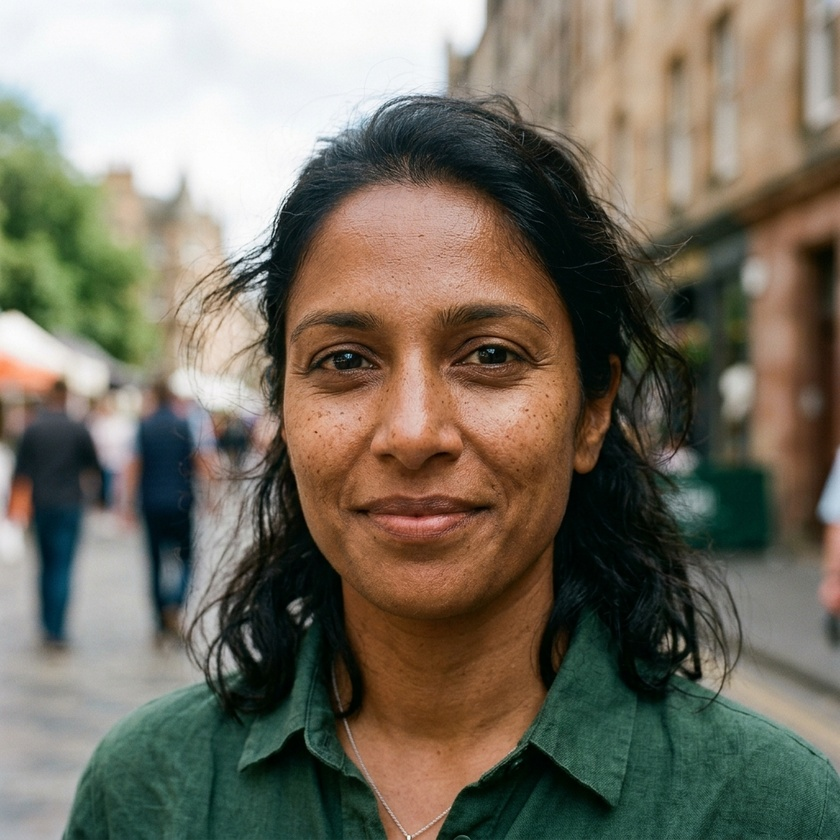
#> input picture assets/test_authentic.jpg, 840 x 840 px, shrunk from 1024 x 1024 before the run; its folder holds only this picture in this run
$ python -i ela_forensics.py   (imports and definitions only)
#> lines starting #> are read from the running program, lines starting #| are printed output that depends on the picture
"""
Error Level Analysis (ELA) & Compression Residual Forensics Module
Identifies double compression artifacts, splicing edges, and sensor noise inconsistencies.
"""

from typing import Dict, Any, Tuple
import io
import numpy as np
import cv2
from PIL import Image, ImageChops, ImageEnhance

class ELAForensicAnalyzer:
    """
    Examines compression disparities between the face region and surrounding background.
    Detects re-saving anomalies, splicing artifacts, and local quality inconsistencies.
    """

    def __init__(self, quality: int = 90, scale: float = 12.0):
        self.quality = quality
        self.scale = scale

    def compute_ela(self, image_rgb: np.ndarray) -> Tuple[np.ndarray, np.ndarray, float]:
        """
        Compute standard Error Level Analysis map.

        Args:
            image_rgb: RGB image as numpy array (H, W, 3)

        Returns:
            Tuple of (diff_image_rgb, colorized_heatmap, mean_error)
        """
        pil_img = Image.fromarray(image_rgb)

        # Save to memory buffer at specific JPEG quality
        buffer = io.BytesIO()
        pil_img.save(buffer, 'JPEG', quality=self.quality)
        buffer.seek(0)
        recompressed = Image.open(buffer)

        # Compute absolute difference
        ela_diff = ImageChops.difference(pil_img, recompressed)

        # Scale difference for visibility
        extrema = ela_diff.getextrema()
#> extrema = ((0, 18), (0, 18), (0, 20))
        max_diff = max([ex[1] for ex in extrema]) if extrema else 1
#> max_diff = 20
        if max_diff == 0:
            max_diff = 1
        scale_factor = 255.0 / max_diff
#> scale_factor = 12.75

        enhancer = ImageEnhance.Brightness(ela_diff)
        ela_enhanced = enhancer.enhance(min(scale_factor, self.scale))
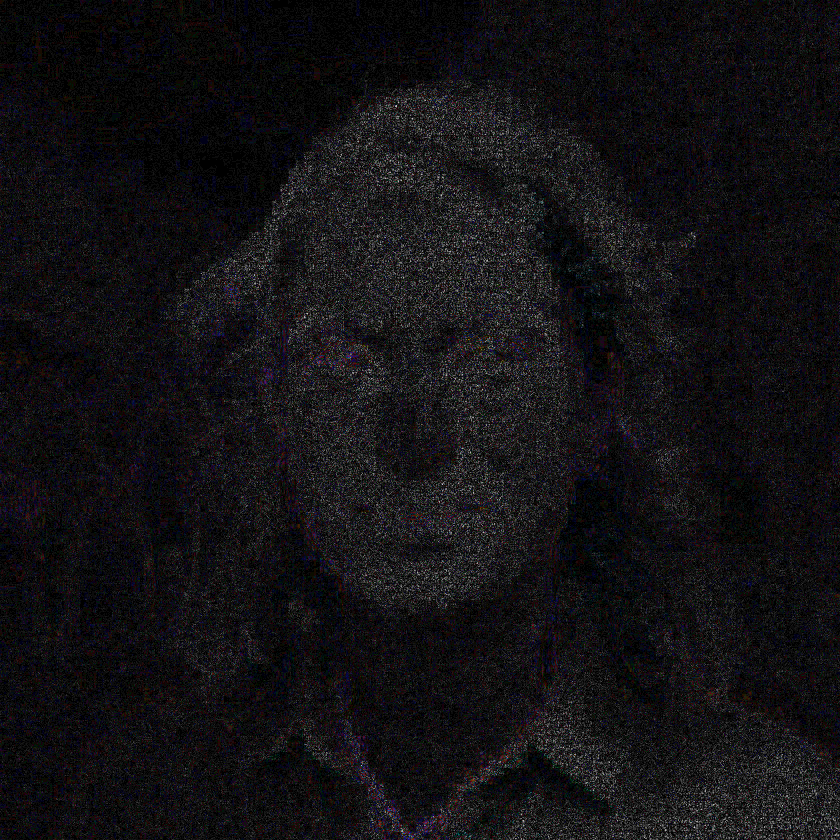
#> ela_enhanced: PIL image 840x840 RGB; mean R, G, B 18.7, 17.4, 19.8
        ela_np = np.array(ela_enhanced)

        # Convert to single channel energy map
        gray_diff = cv2.cvtColor(np.array(ela_diff), cv2.COLOR_RGB2GRAY)
        mean_err = float(np.mean(gray_diff))
#> mean_err = 1.51

        # Colorize ELA for forensic display (Turbo / Jet)
        norm_diff = cv2.normalize(gray_diff, None, alpha=0, beta=255, norm_type=cv2.NORM_MINMAX)
        heatmap = cv2.applyColorMap(norm_diff, cv2.COLORMAP_TURBO)
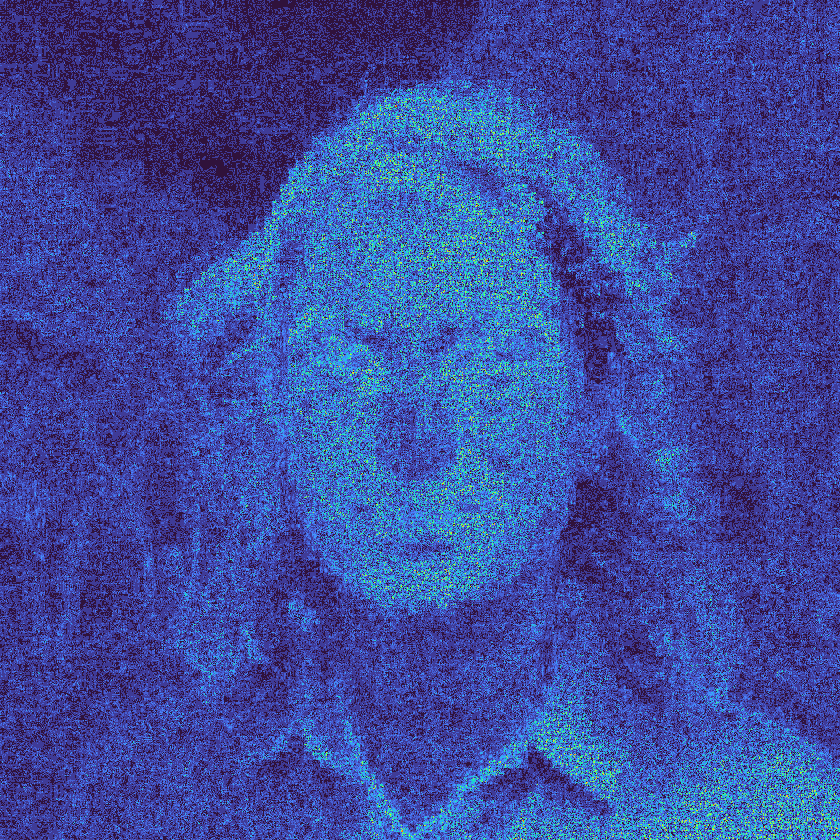
#> heatmap: shape (840, 840, 3); mean B, G, R 157.6, 75.9, 61.2
        heatmap = cv2.cvtColor(heatmap, cv2.COLOR_BGR2RGB)

        return ela_np, heatmap, mean_err

    # [69 lines left out: function analyze, not called in this run]

>>> import cv2
>>> picture = cv2.cvtColor(cv2.imread('../assets/test_authentic.jpg'), cv2.COLOR_BGR2RGB)
>>> result = ELAForensicAnalyzer().compute_ela(picture)

$ run again, on assets/test_synthetic.jpg
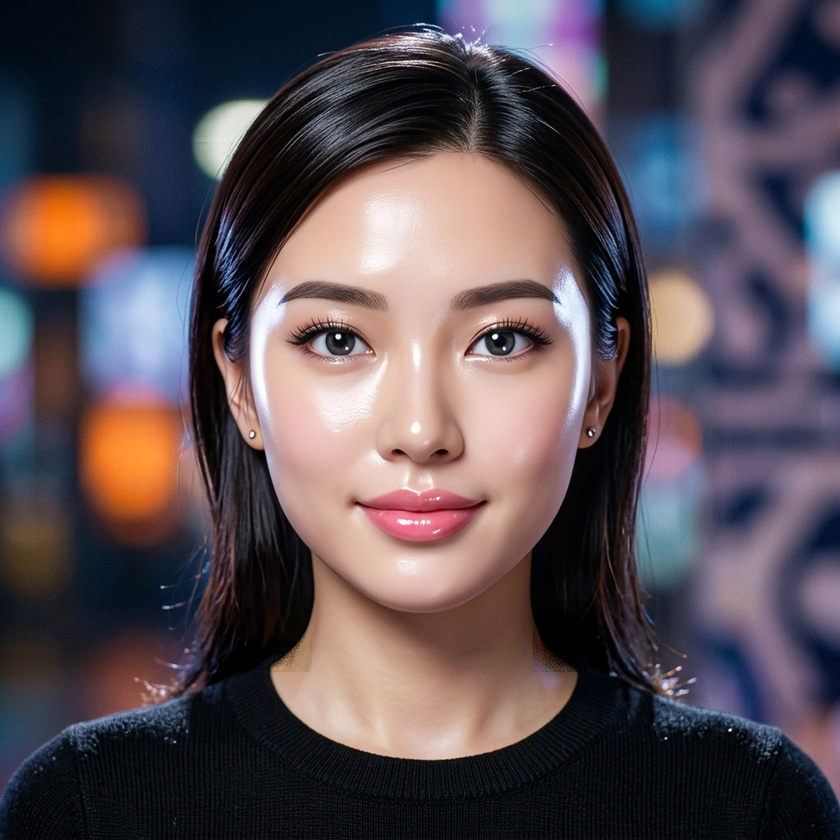
#> input picture assets/test_synthetic.jpg, 840 x 840 px, shrunk from 1024 x 1024 before the run
#> extrema = ((0, 21), (0, 21), (0, 21))
#> max_diff = 21
#> scale_factor = 12.14
#> in compute_ela, `ela_enhanced = enhancer.enhance(min(scale_factor, self.scale))`:
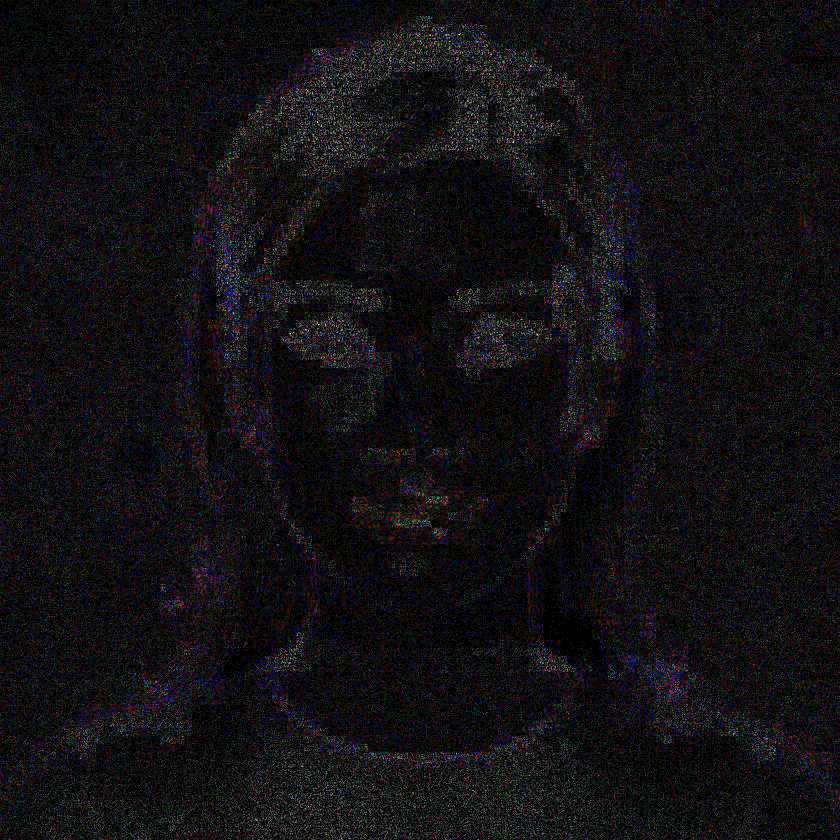
#> ela_enhanced: PIL image 840x840 RGB; mean R, G, B 18.2, 16.7, 19.2
#> mean_err = 1.46
#> in compute_ela, `heatmap = cv2.applyColorMap(norm_diff, cv2.COLORMAP_TURBO)`:
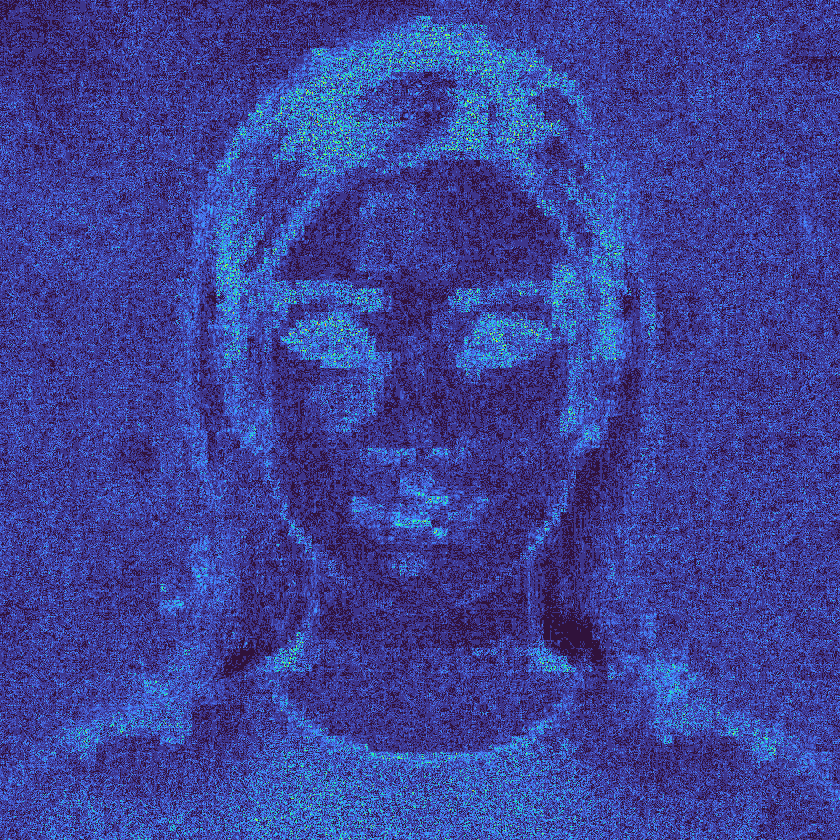
#> heatmap: shape (840, 840, 3); mean B, G, R 151.7, 66.9, 60.7
